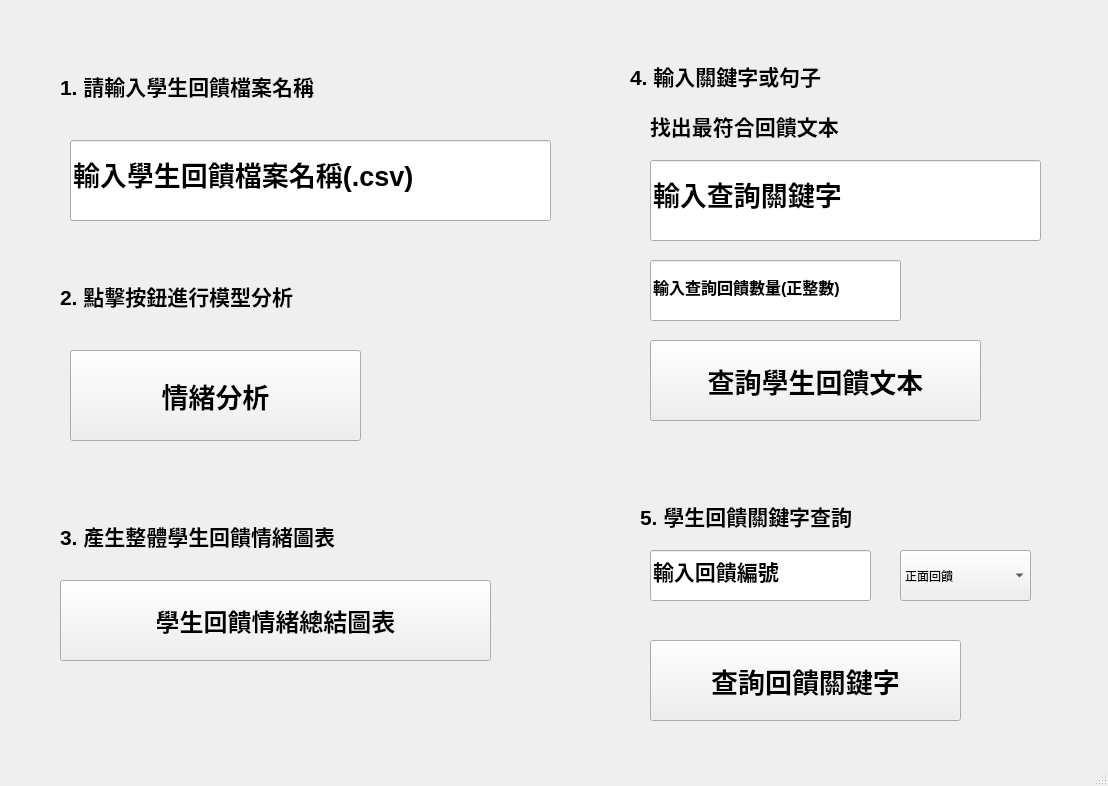
<?xml version="1.0" encoding="UTF-8"?>
<ui version="4.0">
 <class>MainWindow</class>
 <widget class="QMainWindow" name="MainWindow">
  <property name="geometry">
   <rect>
    <x>0</x>
    <y>0</y>
    <width>1108</width>
    <height>786</height>
   </rect>
  </property>
  <property name="windowTitle">
   <string>MainWindow</string>
  </property>
  <widget class="QWidget" name="centralwidget">
   <widget class="QPushButton" name="show_sent_plots">
    <property name="geometry">
     <rect>
      <x>60</x>
      <y>580</y>
      <width>431</width>
      <height>81</height>
     </rect>
    </property>
    <property name="font">
     <font>
      <pointsize>18</pointsize>
      <weight>75</weight>
      <bold>true</bold>
     </font>
    </property>
    <property name="text">
     <string>學生回饋情緒總結圖表</string>
    </property>
   </widget>
   <widget class="QLineEdit" name="keyword_input">
    <property name="geometry">
     <rect>
      <x>650</x>
      <y>160</y>
      <width>391</width>
      <height>81</height>
     </rect>
    </property>
    <property name="font">
     <font>
      <pointsize>20</pointsize>
      <weight>75</weight>
      <bold>true</bold>
     </font>
    </property>
    <property name="text">
     <string>輸入查詢關鍵字</string>
    </property>
   </widget>
   <widget class="QLineEdit" name="file_input">
    <property name="geometry">
     <rect>
      <x>70</x>
      <y>140</y>
      <width>481</width>
      <height>81</height>
     </rect>
    </property>
    <property name="font">
     <font>
      <pointsize>20</pointsize>
      <weight>75</weight>
      <bold>true</bold>
     </font>
    </property>
    <property name="text">
     <string>輸入學生回饋檔案名稱(.csv)</string>
    </property>
   </widget>
   <widget class="QPushButton" name="model_test">
    <property name="geometry">
     <rect>
      <x>70</x>
      <y>350</y>
      <width>291</width>
      <height>91</height>
     </rect>
    </property>
    <property name="font">
     <font>
      <pointsize>20</pointsize>
      <weight>75</weight>
      <bold>true</bold>
     </font>
    </property>
    <property name="text">
     <string>情緒分析</string>
    </property>
   </widget>
   <widget class="QPushButton" name="txt_keyword_query">
    <property name="geometry">
     <rect>
      <x>650</x>
      <y>640</y>
      <width>311</width>
      <height>81</height>
     </rect>
    </property>
    <property name="font">
     <font>
      <pointsize>20</pointsize>
      <weight>75</weight>
      <bold>true</bold>
     </font>
    </property>
    <property name="text">
     <string>查詢回饋關鍵字</string>
    </property>
   </widget>
   <widget class="QLabel" name="label">
    <property name="geometry">
     <rect>
      <x>60</x>
      <y>60</y>
      <width>381</width>
      <height>51</height>
     </rect>
    </property>
    <property name="font">
     <font>
      <pointsize>16</pointsize>
      <weight>75</weight>
      <bold>true</bold>
     </font>
    </property>
    <property name="text">
     <string>1. 請輸入學生回饋檔案名稱</string>
    </property>
   </widget>
   <widget class="QLabel" name="label_2">
    <property name="geometry">
     <rect>
      <x>60</x>
      <y>270</y>
      <width>381</width>
      <height>51</height>
     </rect>
    </property>
    <property name="font">
     <font>
      <pointsize>16</pointsize>
      <weight>75</weight>
      <bold>true</bold>
     </font>
    </property>
    <property name="text">
     <string>2. 點擊按鈕進行模型分析</string>
    </property>
   </widget>
   <widget class="QLabel" name="label_3">
    <property name="geometry">
     <rect>
      <x>60</x>
      <y>510</y>
      <width>401</width>
      <height>51</height>
     </rect>
    </property>
    <property name="font">
     <font>
      <pointsize>16</pointsize>
      <weight>75</weight>
      <bold>true</bold>
     </font>
    </property>
    <property name="text">
     <string>3. 產生整體學生回饋情緒圖表</string>
    </property>
   </widget>
   <widget class="QLabel" name="label_4">
    <property name="geometry">
     <rect>
      <x>630</x>
      <y>50</y>
      <width>461</width>
      <height>51</height>
     </rect>
    </property>
    <property name="font">
     <font>
      <pointsize>16</pointsize>
      <weight>75</weight>
      <bold>true</bold>
     </font>
    </property>
    <property name="text">
     <string>4. 輸入關鍵字或句子</string>
    </property>
   </widget>
   <widget class="QPushButton" name="keyword_extract">
    <property name="geometry">
     <rect>
      <x>650</x>
      <y>340</y>
      <width>331</width>
      <height>81</height>
     </rect>
    </property>
    <property name="font">
     <font>
      <pointsize>20</pointsize>
      <weight>75</weight>
      <bold>true</bold>
     </font>
    </property>
    <property name="text">
     <string>查詢學生回饋文本</string>
    </property>
   </widget>
   <widget class="QLabel" name="label_5">
    <property name="geometry">
     <rect>
      <x>650</x>
      <y>100</y>
      <width>461</width>
      <height>51</height>
     </rect>
    </property>
    <property name="font">
     <font>
      <pointsize>16</pointsize>
      <weight>75</weight>
      <bold>true</bold>
     </font>
    </property>
    <property name="text">
     <string>找出最符合回饋文本</string>
    </property>
   </widget>
   <widget class="QLabel" name="label_6">
    <property name="geometry">
     <rect>
      <x>640</x>
      <y>490</y>
      <width>461</width>
      <height>51</height>
     </rect>
    </property>
    <property name="font">
     <font>
      <pointsize>16</pointsize>
      <weight>75</weight>
      <bold>true</bold>
     </font>
    </property>
    <property name="text">
     <string>5. 學生回饋關鍵字查詢</string>
    </property>
   </widget>
   <widget class="QLineEdit" name="n_txt">
    <property name="geometry">
     <rect>
      <x>650</x>
      <y>260</y>
      <width>251</width>
      <height>61</height>
     </rect>
    </property>
    <property name="font">
     <font>
      <pointsize>12</pointsize>
      <weight>75</weight>
      <bold>true</bold>
     </font>
    </property>
    <property name="text">
     <string>輸入查詢回饋數量(正整數)</string>
    </property>
   </widget>
   <widget class="QLineEdit" name="index_input">
    <property name="geometry">
     <rect>
      <x>650</x>
      <y>550</y>
      <width>221</width>
      <height>51</height>
     </rect>
    </property>
    <property name="font">
     <font>
      <pointsize>16</pointsize>
      <weight>75</weight>
      <bold>true</bold>
     </font>
    </property>
    <property name="text">
     <string>輸入回饋編號</string>
    </property>
   </widget>
   <widget class="QComboBox" name="comboBox">
    <property name="geometry">
     <rect>
      <x>900</x>
      <y>550</y>
      <width>131</width>
      <height>51</height>
     </rect>
    </property>
    <item>
     <property name="text">
      <string>正面回饋</string>
     </property>
    </item>
    <item>
     <property name="text">
      <string>負面回饋</string>
     </property>
    </item>
   </widget>
  </widget>
  <widget class="QMenuBar" name="menubar">
   <property name="geometry">
    <rect>
     <x>0</x>
     <y>0</y>
     <width>1108</width>
     <height>24</height>
    </rect>
   </property>
  </widget>
  <widget class="QStatusBar" name="statusbar"/>
 </widget>
 <resources/>
 <connections/>
</ui>
